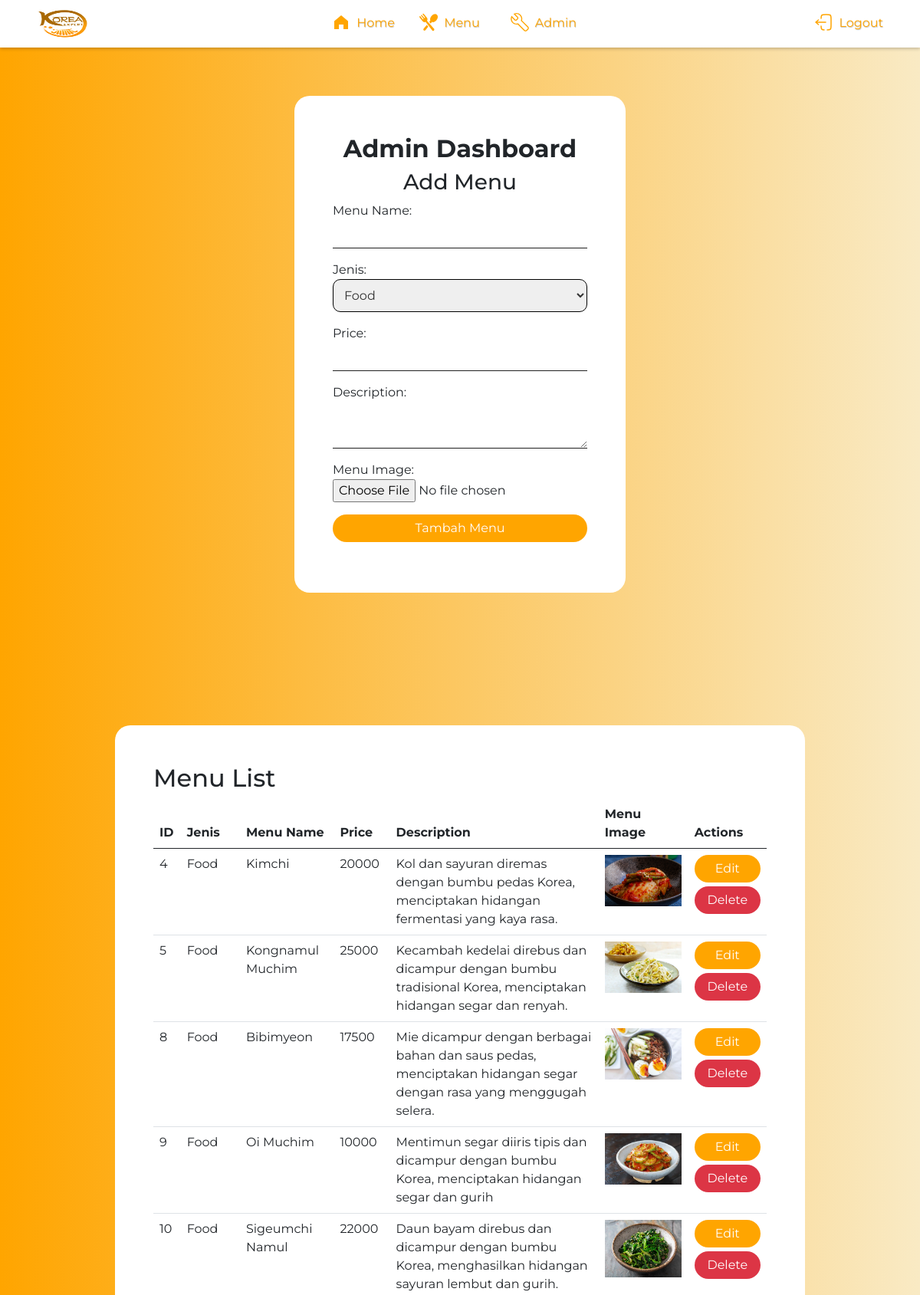
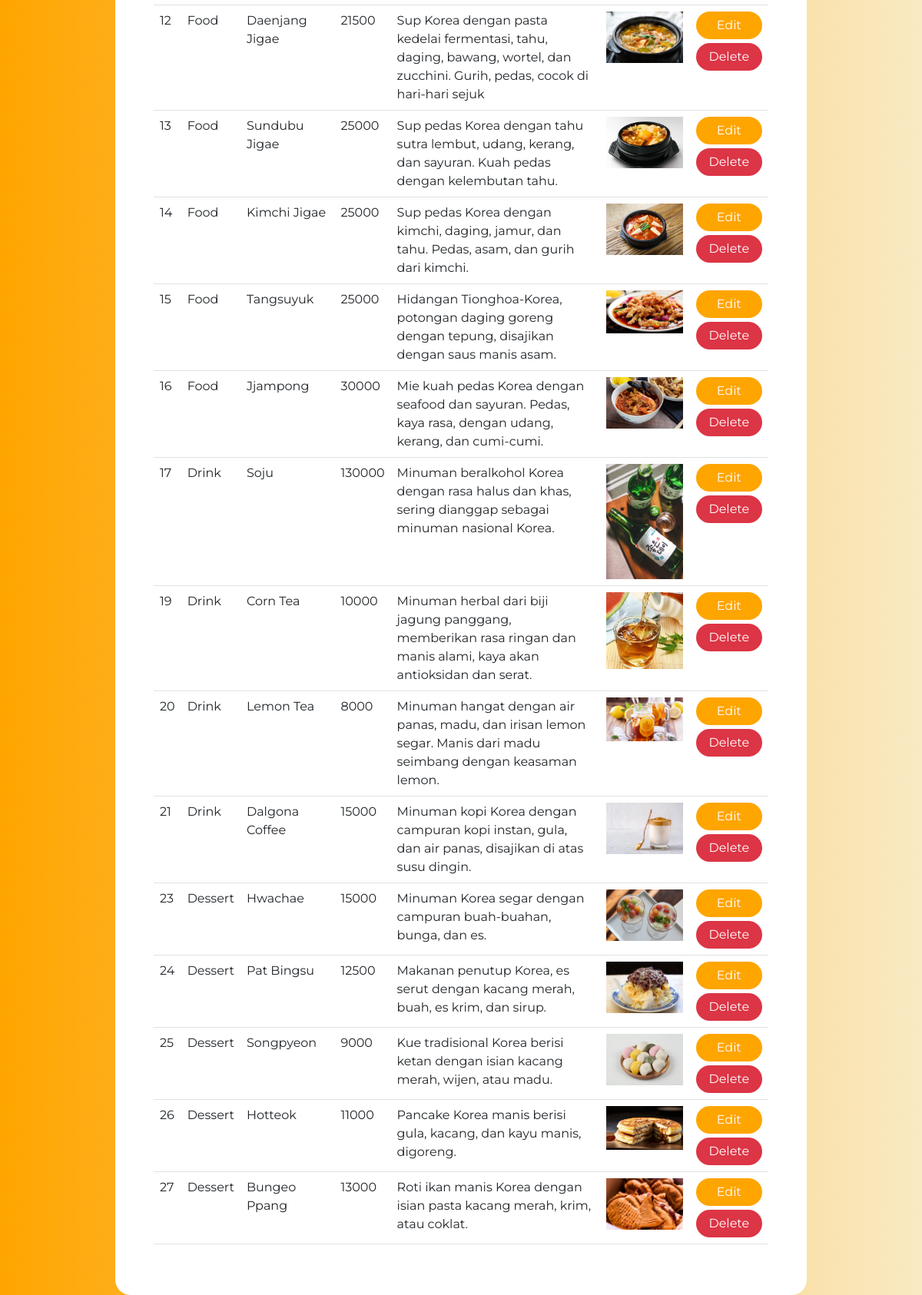
/admin.php (signed in), run on the app's committed database (2 pictures, top to bottom).
### tables this page shows
CREATE TABLE `menu` (
  `id_menu` int(11) NOT NULL,
  `jenis` varchar(100) NOT NULL,
  `nama_menu` varchar(25) DEFAULT NULL,
  `harga` int(11) DEFAULT NULL,
  `deskripsi` varchar(255) DEFAULT NULL,
  `menu_image` varchar(255) DEFAULT NULL
);

### admin.php (the view, shortened to what this page needs)
<?php
$adminLoggedin = false;
if (isset($_SESSION['user_role']) && $_SESSION['user_role'] == 'admin') {
    $adminLoggedin = true;
}
$loginSuccess = false;
if (isset($_SESSION['user_id'])) {
    $loginSuccess = true;
}
$conn = new mysqli("localhost", "root", "", "restoranmenu");
$menu_data = array();
$sql = "SELECT * FROM menu";
$result = $conn->query($sql);
if ($result->num_rows > 0) {
    while ($row = $result->fetch_assoc()) {
        $menu_data[] = $row;
    }
}
?>
<!DOCTYPE html>
<html lang="en">
<head>
    <link href="https://cdn.jsdelivr.net/npm/bootstrap@5.0.0-beta1/dist/css/bootstrap.min.css" rel="stylesheet">
    <link rel="stylesheet" href="style.css">
</head>
<body>
    <nav class="navbar navbar-expand-lg navbar-light bg-white fixed-top shadow-bottom">
        <a class="navbar-brand text-2xl font-bold" href="index.php">
            <img class="ms-0 ms-md-5 " src="img/korea.png" alt="" width="67" height="36">
        </a>
        <div class="collapse navbar-collapse" id="navbarNav">
            <ul class="navbar-nav mx-auto">
                <li class="nav-item me-2 ms-2">
                    <a class="nav-link font-weight navfont-shadow" href="index.php">
                        <svg class="mb-1 me-1" xmlns="http://www.w3.org/2000/svg" width="24" height="24" viewBox="0 0 1024 1024">
                            <path fill="#FFA500" d="M512 128 128 447.936V896h255.936V640H640v256h255.936V447.936z" />
                        </svg>
                        Home
                    </a>
                </li>
                <li class="nav-item me-2 ms-2">
                    <a class="nav-link font-weight navfont-shadow" href="menu.php">
                        Menu
                    </a>
                </li>
                <?php if ($adminLoggedin) {
                ?>
                    <li class="nav-item me-2 ms-2">
                        <a class="nav-link font-weight navfont-shadow" href="admin.php">
                            Admin
                        </a>
                    </li>
                    <?php } ?>
            </ul>
            <?php if ($loginSuccess) { ?>
                <a class="login font-weight navfont-shadow text-decoration-none me-5" href="logout.php">
                    Logout
                </a>
            <?php } ?>
    </nav>
    <div class="container mx-auto login-signup isi">
        <h4 class="text-center">Admin Dashboard</h4>
        <h3 class="text-center">Add Menu</h3>
        <form method="POST" action="" enctype="multipart/form-data">
            <div class="form-group mb-3">
                <label for="nama_menu">Menu Name:</label>
                <input type="text" class="form-control" name="nama_menu" required>
            </div>
            <div class="form-group mb-3">
                <label for="jenis">Jenis:</label>
                <select class="form-control-option" name="jenis" required>
                    <option value="Food">Food</option>
                </select>
            </div>
            <div class="form-group mb-3">
                <label for="harga">Price:</label>
                <input type="number" class="form-control" name="harga" required>
            </div>
            <div class="form-group mb-3">
                <label for="deskripsi">Description:</label>
                <textarea class="form-control" name="deskripsi" required></textarea>
            </div>
            <div class="form-group mb-3">
                <label for="menu_image">Menu Image:</label>
                <br>
                <input type="file" class="form-control-file" name="menu_image">
            </div>
            <button type="submit" value="submit" class="btn btn-primary mb-3" name="submit">Tambah Menu</button>
        </form>
    </div>
    <br>
    <br>
    <div class="container mx auto menu-list">
        <h2>Menu List</h2>
        <div class="table-responsive">
            <table class="table">
                <thead>
                    <tr>
                        <th>ID</th>
                        <th>Jenis</th>
                        <th>Menu Name</th>
                        <th>Price</th>
                        <th>Description</th>
                        <th>Menu Image</th>
                        <th>Actions</th>
                    </tr>
                </thead>
                <tbody>
                    <?php
                    foreach ($menu_data as $menu) {
                        echo "<tr>";
                        echo "<td>" . $menu['id_menu'] . "</td>";
                        echo "<td>" . $menu['jenis'] . "</td>";
                        echo "<td>" . $menu['nama_menu'] . "</td>";
                        echo "<td>" . $menu['harga'] . "</td>";
                        echo "<td>" . $menu['deskripsi'] . "</td>";
                        echo "<td><img src='storage/{$menu['menu_image']}' width='100'></td>";
                        echo "<td>
                    <a href='edit_menu.php?id={$menu['id_menu']}' class='btn btn-primary'>Edit</a>
                    <a href='delete_menu.php?id={$menu['id_menu']}' class='btn btn-danger'>Delete</a>
                    </td>";
                        echo "</tr>";
                    }
                    ?>
                </tbody>
            </table>
        </div>
    </div>
</body>
</html>

### style.css (style rules this page uses)
* { user-select: none; }
body { font-family: "Montserrat", sans-serif; background: linear-gradient( 90deg, rgba(255, 165, 0, 1) 0%, rgb(249, 234, 196) 100% ); }
.nav-link, .login { color: orange !important; }
.navfont-shadow { text-shadow: 0.5px 0.5px 1px rgba(0, 0, 0, 0.25); }
.shadow-bottom { box-shadow: 0 2px 4px rgba(0, 0, 0, 0.2); }
.login-signup { border-radius: 20px; margin-top: 125px !important; width: 36% !important; background-color: white !important; padding: 50px; }
.menu-list { border-radius: 20px; margin-top: 125px !important; width: 75% !important; background-color: white !important; padding: 50px; }
.btn-primary { width: 100%; border: none; border-radius: 50px; background: rgba(255, 165, 0, 1) 0%; }
.form-control { color: rgba(0, 0, 0, 0.87); border-bottom-color: rgba(0, 0, 0, 0.42); box-shadow: none !important; border: none; border-bottom: 1px solid; border-radius: 4px 4px 0 0; }
.form-control-option { border: 1px solid black; border-radius: 10px; color: #333 ; font-size: 16px ; padding: 10px ; width: 100% ; }
h4 { font-size: 2rem !important; font-weight: 700; }

### admin.php (style rules this page uses)
.btn-danger { margin-top: 5px; width: 100%; border: none; border-radius: 50px; }

### data on the page
menu: id_menu "4", jenis "Food", nama_menu "Kimchi", harga "20000", deskripsi "Kol dan sayuran diremas dengan bumbu pedas Korea, menciptakan hidangan fermentasi yang kaya rasa.", menu_image (picture)
menu: id_menu "5", jenis "Food", nama_menu "Kongnamul Muchim", harga "25000", deskripsi "Kecambah kedelai direbus dan dicampur dengan bumbu tradisional Korea, menciptakan hidangan segar dan renyah.", menu_image (picture)
menu: id_menu "8", jenis "Food", nama_menu "Bibimyeon", harga "17500", deskripsi "Mie dicampur dengan berbagai bahan dan saus pedas, menciptakan hidangan segar dengan rasa yang menggugah selera.", menu_image (picture)
menu: id_menu "9", jenis "Food", nama_menu "Oi Muchim", harga "10000", deskripsi "Mentimun segar diiris tipis dan dicampur dengan bumbu Korea, menciptakan hidangan segar dan gurih", menu_image (picture)
menu: id_menu "10", jenis "Food", nama_menu "Sigeumchi Namul", harga "22000", deskripsi "Daun bayam direbus dan dicampur dengan bumbu Korea, menghasilkan hidangan sayuran lembut dan gurih.", menu_image (picture)
menu: id_menu "12", jenis "Food", nama_menu "Daenjang Jigae", harga "21500", deskripsi "Sup Korea dengan pasta kedelai fermentasi, tahu, daging, bawang, wortel, dan zucchini. Gurih, pedas, cocok di hari-hari sejuk", menu_image (picture)
menu: id_menu "13", jenis "Food", nama_menu "Sundubu Jigae", harga "25000", deskripsi "Sup pedas Korea dengan tahu sutra lembut, udang, kerang, dan sayuran. Kuah pedas dengan kelembutan tahu.", menu_image (picture)
menu: id_menu "14", jenis "Food", nama_menu "Kimchi Jigae", harga "25000", deskripsi "Sup pedas Korea dengan kimchi, daging, jamur, dan tahu. Pedas, asam, dan gurih dari kimchi.", menu_image (picture)
menu: id_menu "15", jenis "Food", nama_menu "Tangsuyuk", harga "25000", deskripsi "Hidangan Tionghoa-Korea, potongan daging goreng dengan tepung, disajikan dengan saus manis asam.", menu_image (picture)
menu: id_menu "16", jenis "Food", nama_menu "Jjampong", harga "30000", deskripsi "Mie kuah pedas Korea dengan seafood dan sayuran. Pedas, kaya rasa, dengan udang, kerang, dan cumi-cumi.", menu_image (picture)
menu: id_menu "17", jenis "Drink", nama_menu "Soju", harga "130000", deskripsi "Minuman beralkohol Korea dengan rasa halus dan khas, sering dianggap sebagai minuman nasional Korea.", menu_image (picture)
menu: id_menu "19", jenis "Drink", nama_menu "Corn Tea", harga "10000", deskripsi "Minuman herbal dari biji jagung panggang, memberikan rasa ringan dan manis alami, kaya akan antioksidan dan serat.", menu_image (picture)
menu: id_menu "20", jenis "Drink", nama_menu "Lemon Tea", harga "8000", deskripsi "Minuman hangat dengan air panas, madu, dan irisan lemon segar. Manis dari madu seimbang dengan keasaman lemon.", menu_image (picture)
menu: id_menu "21", jenis "Drink", nama_menu "Dalgona Coffee", harga "15000", deskripsi "Minuman kopi Korea dengan campuran kopi instan, gula, dan air panas, disajikan di atas susu dingin.", menu_image (picture)
menu: id_menu "23", jenis "Dessert", nama_menu "Hwachae", harga "15000", deskripsi "Minuman Korea segar dengan campuran buah-buahan, bunga, dan es.", menu_image (picture)
menu: id_menu "24", jenis "Dessert", nama_menu "Pat Bingsu", harga "12500", deskripsi "Makanan penutup Korea, es serut dengan kacang merah, buah, es krim, dan sirup.", menu_image (picture)
menu: id_menu "25", jenis "Dessert", nama_menu "Songpyeon", harga "9000", deskripsi "Kue tradisional Korea berisi ketan dengan isian kacang merah, wijen, atau madu.", menu_image (picture)
menu: id_menu "26", jenis "Dessert", nama_menu "Hotteok", harga "11000", deskripsi "Pancake Korea manis berisi gula, kacang, dan kayu manis, digoreng.", menu_image (picture)
menu: id_menu "27", jenis "Dessert", nama_menu "Bungeo Ppang", harga "13000", deskripsi "Roti ikan manis Korea dengan isian pasta kacang merah, krim, atau coklat.", menu_image (picture)
